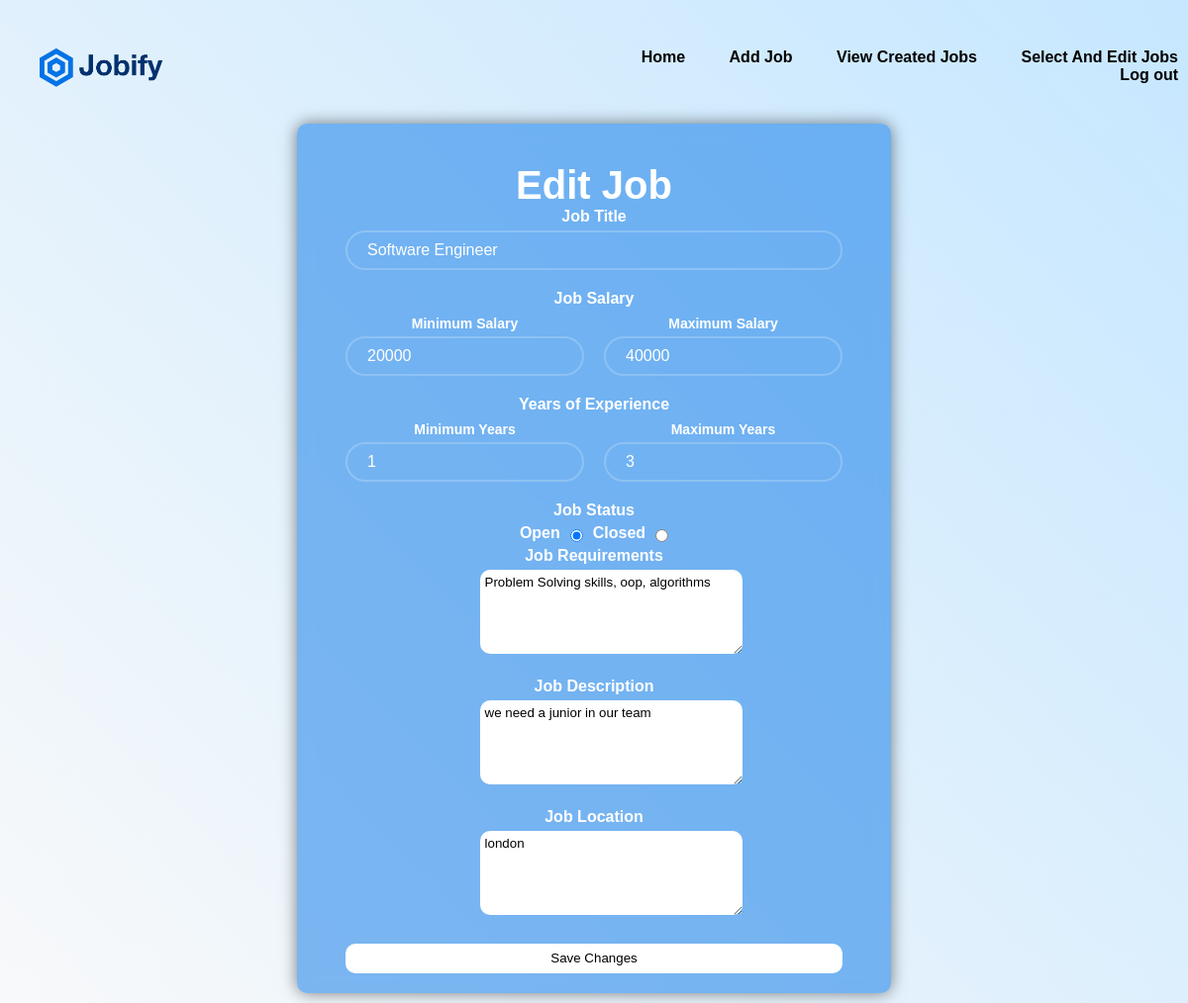
The page /editAdminJob/10/ (signed in) on the database its author committed.
### base/models.py (models this page shows, shortened)
class Job(models.Model):
    STATUS_CHOICES = [
        ('Open', 'Open'),
        ('Closed', 'Closed'),
    ]
    employer = models.ForeignKey(User, on_delete=models.CASCADE, related_name='posted_jobs')
    title = models.CharField(max_length=200)
    description = models.TextField()
    min_experience = models.IntegerField(default=0, null = False)  # New: For filtering
    max_experience = models.IntegerField(default=1, null = False)   # New
    min_salary = models.IntegerField(default=0, null = False)      # New: Replace CharField
    max_salary = models.IntegerField(default=0, null = False)      # New
    requirements = models.TextField()
    location = models.CharField(max_length=200)
    status = models.CharField(max_length=10, choices=STATUS_CHOICES, default='Open')  # New
    datePosted = models.DateTimeField(auto_now_add=True)
    updateDate = models.DateTimeField(auto_now=True)
    class Meta:
        ordering = ['-updateDate', '-datePosted']

### base/views.py (the view, shortened to what this page needs)
# urls.py: path('editAdminJob/<int:job_id>/', views.editAdminJob, name='editAdminJob'),
@login_required(login_url='login')
def editAdminJob(request, job_id):
    if not request.user.is_admin:
        messages.error(request, "Unauthorized access")
        return redirect('home')
    job = get_object_or_404(Job, id=job_id, employer=request.user)
    experience_range = f"{job.min_experience}-{job.max_experience} years experience"
    salary_range = f"{job.min_salary}${job.max_salary}$"
    return render(request, 'base/editAdminJob.html', {
        'job': job,
        'experience_range': experience_range,
        'salary_range': salary_range
    })

### base/templates/base/editAdminJob.html (shortened to what this page needs)
{% extends "main.html" %}
{% load static %}
{% block styles %}
<link rel="stylesheet" href="{% static 'css/global.css' %}">
<link rel="stylesheet" href="{% static 'css/addJobOpportunity.css' %}">
{% endblock styles %}
{% block content %}
    <div class="job-opport">
        <h1>Edit Job</h1>
        <form method="POST" class="add-details">
            <div class="input-box">
                <label><strong>Job Title</strong></label>
                <input type="text" name="job-title" value="{{ job.title }}" placeholder="Write the Job title here" required>
            </div>
            <div class="input-box">
                <label><strong>Job Salary</strong></label>
                <div class="range-inputs">
                    <div class="range-group">
                        <label>Minimum Salary</label>
                        <input type="text" name="min_salary" value="{{ job.min_salary }}" placeholder="min salary" required>
                    </div>
                    <div class="range-group">
                        <label>Maximum Salary</label>
                        <input type="text" name="max_salary" value="{{ job.max_salary }}" placeholder="max salary" required>
                    </div>
                </div>
            </div>
            <div class="input-box">
                <label><strong>Years of Experience</strong></label>
                <div class="range-inputs">
                    <div class="range-group">
                        <label>Minimum Years</label>
                        <input type="text" name="min_experience" value="{{ job.min_experience }}" placeholder="min experience" required>
                    </div>
                    <div class="range-group">
                        <label>Maximum Years</label>
                        <input type="text" name="max_experience" value="{{ job.max_experience }}" placeholder="max experience" required>
                    </div>
                </div>
            </div>
            <label><strong>Job Status</strong></label>
            <div class="stat">
                <label>Open</label>
                <input type="radio" name="status" value="Open" {% if job.status == "Open" %}checked{% endif %}>
                <label>Closed</label>
                <input type="radio" name="status" value="Closed" {% if job.status == "Closed" %}checked{% endif %}>
            </div>
            <div class="input-box">
                <label><strong>Job Requirements</strong></label>
                <textarea class="dis" name="Requirements" placeholder="Write the requirements here" cols="30" rows="5" required>{{ job.requirements }}</textarea>
            </div>
            <div class="input-box">
                <label><strong>Job Description</strong></label>
                <textarea class="dis" name="Description" placeholder="Write the description here" cols="30" rows="5" required>{{ job.description }}</textarea>
            </div>
            <div class="input-box">
                <label><strong>Job Location</strong></label>
                <textarea class="dis" name="Location" placeholder="Write the location here" cols="30" rows="5" required>{{ job.location }}</textarea>
            </div>
            <button class="btn" type="submit">Save Changes</button>
        </form>
    </div>
{% endblock %}

### static/css/global.css (style rules this page uses)
* { margin: 0; padding: 0; font-family: 'Poppins', sans-serif; box-sizing: border-box; }

### static/css/addJobOpportunity.css (style rules this page uses)
.job-opport { margin: auto; width: 600px; height: auto; border-radius: 10px; background-color: #0073e67d; backdrop-filter: blur(10px); display: flex; justify-content: center; align-items: center; flex-direction: column; justify-content: flex-start; align-items: center; color: white; box-shadow: 0px 0px 16px rgba(0, 0, 0, 0.5); }
.job-opport h1 { font-weight: 700; font-size: 40px; margin-top: 40px; }
.add-details .input-box input { width: 100%; height: 40px; text-align: left; background: transparent; border: none; outline: none; border: 2px solid rgba(255, 255, 255, 0.2); border-radius: 40px; color: #fff; padding-left: 20px; font-size: medium; }
.add-details label { text-align: center; display: block; margin-bottom: 5px; font-weight: 600; color: white; }
.stat { justify-content: center; display: flex; text-align: center; align-items: center; gap: 10px; }
.btn { margin-top: 5px; background: transparent; border: none; outline: none; border: 2px solid rgba(255, 255, 255, 0.2); border-radius: 10px; color: #000; width: 100%; height: 30px; color: #000; background-color: #fff; margin-bottom: 20px; }
.input-box .dis { justify-content: center; margin-left: 27%; padding: 5px; border: none; outline: none; border-radius: 10px; }
.range-inputs { display: flex; gap: 20px; margin-top: 8px; }
.range-group { flex: 1; }
.range-group label { display: block; margin-bottom: 5px; font-size: 14px; color: #fff; }
.range-group input { width: 100%; padding: 10px; border: 1px solid #ddd; border-radius: 4px; font-size: 14px; }
.input-box { margin-bottom: 20px; }

### rows shown on the page
Job: job-title "Software Engineer", min_salary "20000", max_salary "40000", min_experience "1", max_experience "3", status "☑", Requirements "Problem Solving skills, oop, algorithms", Description "we need a junior in our team", Location "london"
